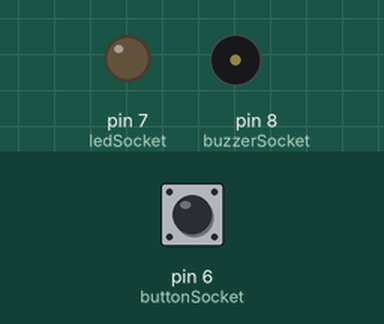
Bench run of a sketch on a simulated Arduino Uno, built with avr-gcc and run on an emulated ATmega328P. Shown: output pins drawn as LEDs (lit = HIGH), buzzer (waves = sounding, pin HIGH). The test bench sets the inputs (shaded band); at power-on: pin 6 (buttonSocket) LOW.

Above: at 1.2 s.
1.3 s: pin 6 (buttonSocket) pulled HIGH for 0.15 s
At 1.5 s:
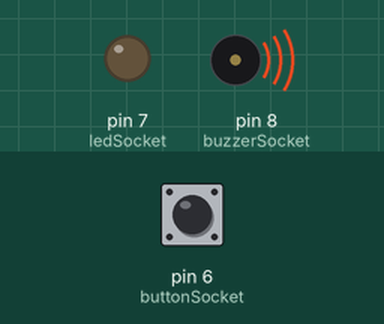
3.0 s: pin 6 (buttonSocket) pulled HIGH for 3.2 s
At 3.9 s:
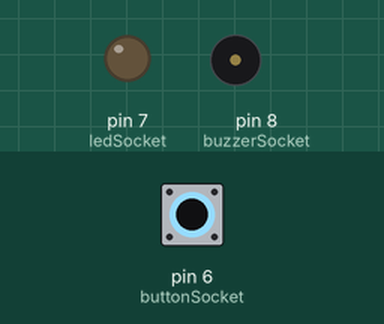
Timing chart, 0 to 7.8 s (numbered marks = the images above; inputs shaded):
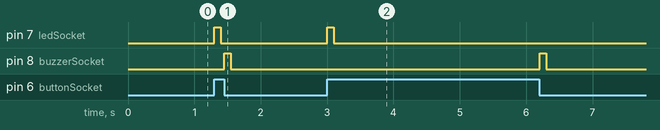

Measured:
- after the input at 1.3 s, pin 7 (ledSocket): LOW → HIGH at once, → LOW 0.10 s later; pin 8 (buzzerSocket): LOW → HIGH after 0.15 s, → LOW 0.10 s later
- after the input at 3.0 s, pin 7 (ledSocket): LOW → HIGH at once, → LOW 0.10 s later; pin 8 (buzzerSocket): LOW → HIGH after 3.2 s, → LOW 0.10 s later

The sketch:

L_05_C_01.ino
```cpp
const int buttonSocket = 6;
const int ledSocket = 7;
const int buzzerSocket = 8;

void setup() {
  // put your setup code here, to run once:
  pinMode(buttonSocket, INPUT);
  pinMode(ledSocket, OUTPUT);
  pinMode(buzzerSocket, OUTPUT);
}

void loop() {
  // put your main code here, to run repeatedly:
  while(not digitalRead(buttonSocket)){
    delay(10);
  }
  digitalWrite(ledSocket, HIGH);
  delay(100);
  digitalWrite(ledSocket, LOW);
  while(digitalRead(buttonSocket)){
    delay(10);
  }
  digitalWrite(buzzerSocket, HIGH);
  delay(100);
  digitalWrite(buzzerSocket, LOW);
}
```
